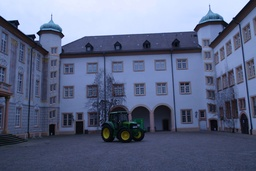
#> input picture imgs/0000.jpg, 256 x 171 px, shrunk from 3072 x 2048 before the run, found by its file name; its folder holds 4 pictures in this run; the run also reads 1 picture not shown here
$ python main.py
#> lines starting #> are read from the running program, lines starting #| are printed output that depends on the picture
### imageloader.py
import numpy as np
import os
import cv2

class Image_loader():
    def __init__(self, img_dir:str, downscale_factor:float):
        # loading the Camera intrinsic parameters K
#> called with img_dir = 'imgs', downscale_factor = 2
        with open(img_dir + '\\K.txt') as f:
#> (reads imgs/K.txt from the repository)
            self.K = np.array(list((map(lambda x:list(map(lambda x:float(x), x.strip().split(' '))),f.read().split('\n')))))
            self.image_list = []
        # Loading the set of images
        for image in sorted(os.listdir(img_dir)):
            if image[-4:].lower() == '.jpg' or image[-5:].lower() == '.png':
                self.image_list.append(img_dir + '\\' + image)

        self.path = os.getcwd()
        self.factor = downscale_factor
        self.downscale()


    def downscale(self) -> None:
        '''
        Downscales the Image intrinsic parameter acc to the downscale factor
        '''
        self.K[0, 0] /= self.factor
        self.K[1, 1] /= self.factor
        self.K[0, 2] /= self.factor
        self.K[1, 2] /= self.factor

    def downscale_image(self, image):
        for _ in range(1,int(self.factor / 2) + 1):
            image = cv2.pyrDown(image)
        return image

### FindFeatures.py
import cv2
import numpy as np

def find_features(image_0, image_1):
    sift = cv2.SIFT_create()
    key_points_0, desc_0 = sift.detectAndCompute(cv2.cvtColor(image_0, cv2.COLOR_BGR2GRAY), None)
    key_points_1, desc_1 = sift.detectAndCompute(cv2.cvtColor(image_1, cv2.COLOR_BGR2GRAY), None)

    bf = cv2.BFMatcher()
    matches = bf.knnMatch(desc_0, desc_1, k=2)
    feature = []
    for m, n in matches:
        if m.distance < 0.70 * n.distance:
            feature.append(m)

    return np.float32([key_points_0[m.queryIdx].pt for m in feature]), np.float32([key_points_1[m.trainIdx].pt for m in feature])

### ReporjectionError.py
import cv2
import numpy as np


def reprojection_error(obj_points, image_points, transform_matrix, K, homogenity):
    '''
    Calculates the reprojection error ie the distance between the projected points and the actual points.
    returns total error, object points
    '''
    rot_matrix = transform_matrix[:3, :3]
    tran_vector = transform_matrix[:3, 3]
    rot_vector, _ = cv2.Rodrigues(rot_matrix)
    if homogenity == 1:
        obj_points = cv2.convertPointsFromHomogeneous(obj_points.T)
    image_points_calc, _ = cv2.projectPoints(obj_points, rot_vector, tran_vector, K, None)
    image_points_calc = np.float32(image_points_calc[:, 0, :])
    total_error = cv2.norm(image_points_calc, np.float32(image_points.T) if homogenity == 1 else np.float32(image_points), cv2.NORM_L2)
    return total_error / len(image_points_calc), obj_points

### PnP.py
import cv2


def PnP(obj_point, image_point , K, dist_coeff, rot_vector, initial):
    '''
    Finds an object pose from 3D-2D point correspondences using the RANSAC scheme.
    returns rotational matrix, translational matrix, image points, object points, rotational vector
    '''
    if initial == 1:
        obj_point = obj_point[:, 0 ,:]
        image_point = image_point.T
        rot_vector = rot_vector.T
    _, rot_vector_calc, tran_vector, inlier = cv2.solvePnPRansac(obj_point, image_point, K, dist_coeff, cv2.SOLVEPNP_ITERATIVE)
    # Converts a rotation matrix to a rotation vector or vice versa
    rot_matrix, _ = cv2.Rodrigues(rot_vector_calc)

    if inlier is not None:
        image_point = image_point[inlier[:, 0]]
        obj_point = obj_point[inlier[:, 0]]
        rot_vector = rot_vector[inlier[:, 0]]
    return rot_matrix, tran_vector, image_point, obj_point, rot_vector

### CommonPoints.py
import numpy as np

def common_points(image_points_1, image_points_2, image_points_3) -> tuple:
    '''
    Finds the common points between image 1 and 2 , image 2 and 3
    returns common points of image 1-2, common points of image 2-3, mask of common points 1-2 , mask for common points 2-3
    '''
    cm_points_1 = []
    cm_points_2 = []
    for i in range(image_points_1.shape[0]):
        a = np.where(image_points_2 == image_points_1[i, :])
        if a[0].size != 0:
            cm_points_1.append(i)
            cm_points_2.append(a[0][0])
    # print("common points: ",cm_points_1[:10])

    mask_array_1 = np.ma.array(image_points_2, mask=False)
    mask_array_1.mask[cm_points_2] = True
    mask_array_1 = mask_array_1.compressed()
    mask_array_1 = mask_array_1.reshape(int(mask_array_1.shape[0] / 2), 2)

    mask_array_2 = np.ma.array(image_points_3, mask=False)
    mask_array_2.mask[cm_points_2] = True
    mask_array_2 = mask_array_2.compressed()
    mask_array_2 = mask_array_2.reshape(int(mask_array_2.shape[0] / 2), 2)
    print(" Shape New Array", mask_array_1.shape, mask_array_2.shape)
    return np.array(cm_points_1), np.array(cm_points_2), mask_array_1, mask_array_2

### BundleAdjustment.py
import numpy as np
from scipy.optimize import least_squares
import cv2

def optimal_reprojection_error(obj_points) -> np.array:
        '''
        calculates of the reprojection error during bundle adjustment
        returns error
        '''
        transform_matrix = obj_points[0:12].reshape((3,4))
        K = obj_points[12:21].reshape((3,3))
        rest = int(len(obj_points[21:]) * 0.4)
        p = obj_points[21:21 + rest].reshape((2, int(rest/2))).T
        obj_points = obj_points[21 + rest:].reshape((int(len(obj_points[21 + rest:])/3), 3))
        rot_matrix = transform_matrix[:3, :3]
        tran_vector = transform_matrix[:3, 3]
        rot_vector, _ = cv2.Rodrigues(rot_matrix)
        image_points, _ = cv2.projectPoints(obj_points, rot_vector, tran_vector, K, None)
        image_points = image_points[:, 0, :]
        error = [ (p[idx] - image_points[idx])**2 for idx in range(len(p))]
        return np.array(error).ravel()/len(p)

def bundle_adjustment(_3d_point, opt, transform_matrix_new, K, r_error) -> tuple:
    '''
    Bundle adjustment for the image and object points
    returns object points, image points, transformation matrix
    '''
    opt_variables = np.hstack((transform_matrix_new.ravel(), K.ravel()))
    opt_variables = np.hstack((opt_variables, opt.ravel()))
    opt_variables = np.hstack((opt_variables, _3d_point.ravel()))

    values_corrected = least_squares(optimal_reprojection_error, opt_variables, gtol = r_error).x
    K = values_corrected[12:21].reshape((3,3))
    rest = int(len(values_corrected[21:]) * 0.4)
    return values_corrected[21 + rest:].reshape((int(len(values_corrected[21 + rest:])/3), 3)), values_corrected[21:21 + rest].reshape((2, int(rest/2))).T, values_corrected[0:12].reshape((3,4))

### PlyFormat.py
import numpy as np
from imageloader import *

def to_ply(path, point_cloud, colors, img_obj) -> None:
    '''
    Generates the .ply which can be used to open the point cloud
    '''
    out_points = point_cloud.reshape(-1, 3) * 200
    out_colors = colors.reshape(-1, 3)
    print(out_colors.shape, out_points.shape)
    verts = np.hstack([out_points, out_colors])


    mean = np.mean(verts[:, :3], axis=0)
    scaled_verts = verts[:, :3] - mean
    dist = np.sqrt(scaled_verts[:, 0] ** 2 + scaled_verts[:, 1] ** 2 + scaled_verts[:, 2] ** 2)
    indx = np.where(dist < np.mean(dist) + 300)
    verts = verts[indx]
    ply_header = '''ply
        format ascii 1.0
        element vertex %(vert_num)d
        property float x
        property float y
        property float z
        property uchar blue
        property uchar green
        property uchar red
        end_header
        '''
    with open(path + '\\res\\' + img_obj.image_list[0].split('\\')[-2] + '.ply', 'w') as f:
        f.write(ply_header % dict(vert_num=len(verts)))
        np.savetxt(f, verts, '%f %f %f %d %d %d')

### Triangulate.py
import cv2
import numpy as np

def triangulation(point_2d_1, point_2d_2, projection_matrix_1, projection_matrix_2):
    '''
    Triangulates 3d points from 2d vectors and projection matrices
    returns projection matrix of first camera, projection matrix of second camera, point cloud
    '''
    pt_cloud = cv2.triangulatePoints(point_2d_1, point_2d_2, projection_matrix_1.T, projection_matrix_2.T)
    return projection_matrix_1.T, projection_matrix_2.T, (pt_cloud / pt_cloud[3])

### main.py
from FindFeatures import *
from imageloader import *
from Triangulate import *
from ReporjectionError import *
from PnP import *
from BundleAdjustment import *
from CommonPoints import *
from PlyFormat import *
# import matplotlib.pyplot as plt
from tqdm import tqdm

enable_bundle_adjustment = True

img_load = Image_loader('imgs', 2.0)
img1 = img_load.downscale_image(cv2.imread(img_load.image_list[0]))
#> the loop in downscale_image, `for _ in range(1,int(self.factor / 2) + 1):` made 1 pass
#> pass 1, in downscale_image, `image = cv2.pyrDown(image)`:
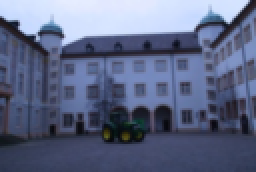
#> image: shape (86, 128, 3) (shown 2 times larger); mean B, G, R 132.5, 102.8, 93.6
img2 = img_load.downscale_image(cv2.imread(img_load.image_list[1]))
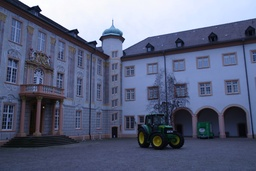
#> input picture imgs/0001.jpg, 256 x 171 px, shrunk from 3072 x 2048 before the run, found by its file name
#> the loop in downscale_image (call 2), `for _ in range(1,int(self.factor / 2) + 1):` made 1 pass
#> pass 1, in downscale_image (call 2), `image = cv2.pyrDown(image)`:
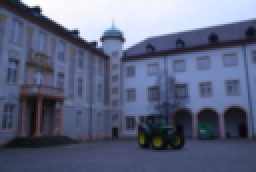
#> image: shape (86, 128, 3) (shown 2 times larger); mean B, G, R 128, 101.5, 94.5

feature_0, feature_1 = find_features(img1, img2)
#> in find_features, `key_points_0, desc_0 = sift.detectAndCompute(cv2.cvtColor(image_0, cv2..`: key_points_0 = 151 keypoints; strongest (x, y, size): (8, 12, 2.1), (114, 10, 2.6), (6, 13, 4.6), (29, 17, 3.3)
#> in find_features, `key_points_1, desc_1 = sift.detectAndCompute(cv2.cvtColor(image_1, cv2..`: key_points_1 = 130 keypoints; strongest (x, y, size): (18, 5, 2.4), (57, 18, 5.5), (17, 7, 5.3), (36, 18, 5.3)
#> (the rest of the program and of its run is left out)
